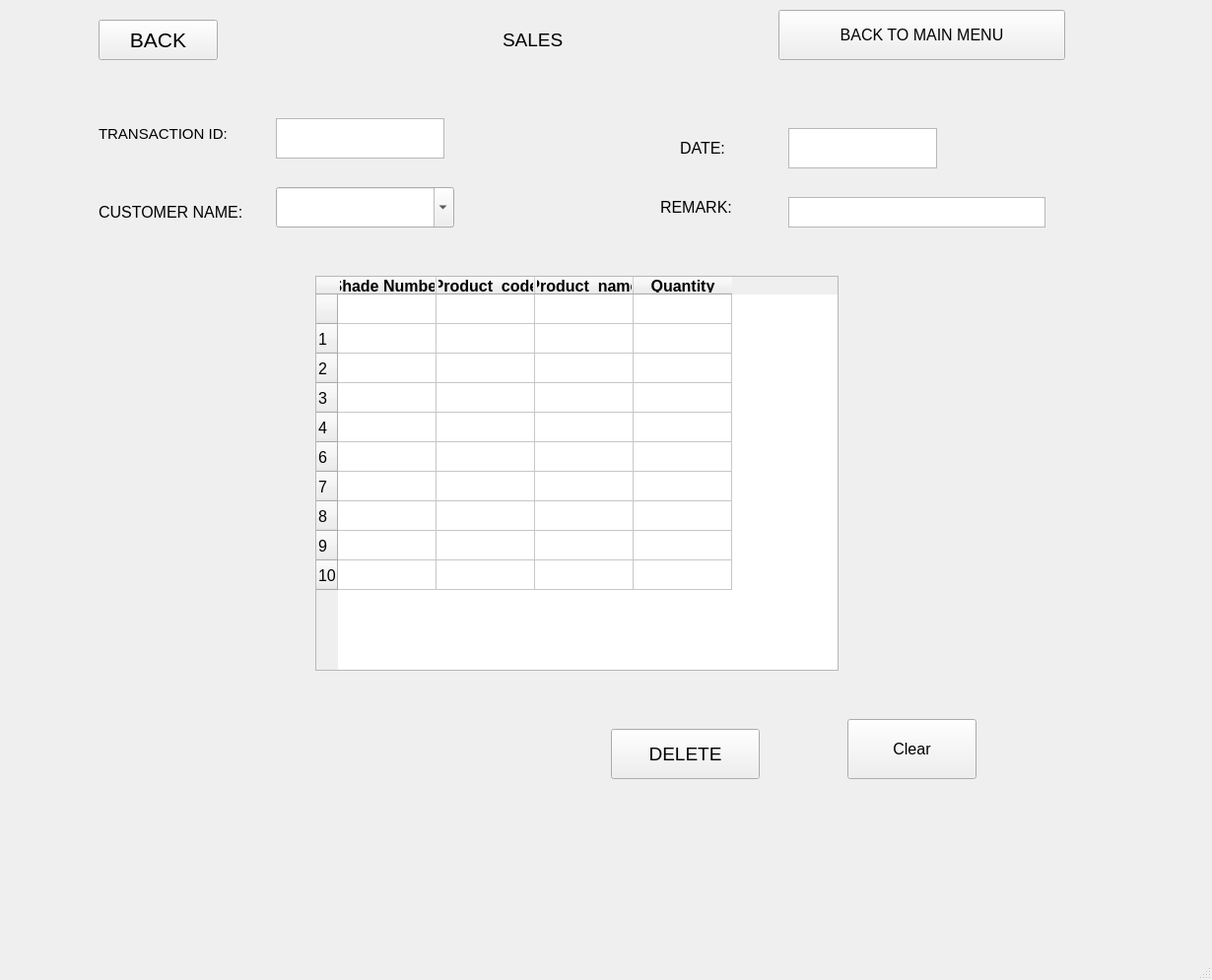
<?xml version="1.0" encoding="UTF-8"?>
<ui version="4.0">
 <class>sales_delete_clear</class>
 <widget class="QMainWindow" name="sales_delete_clear">
  <property name="geometry">
   <rect>
    <x>0</x>
    <y>0</y>
    <width>1230</width>
    <height>995</height>
   </rect>
  </property>
  <property name="font">
   <font>
    <pointsize>12</pointsize>
   </font>
  </property>
  <property name="windowTitle">
   <string>MainWindow</string>
  </property>
  <widget class="QWidget" name="centralwidget">
   <widget class="QPushButton" name="sales_delete_back">
    <property name="geometry">
     <rect>
      <x>100</x>
      <y>20</y>
      <width>121</width>
      <height>41</height>
     </rect>
    </property>
    <property name="font">
     <font>
      <pointsize>16</pointsize>
     </font>
    </property>
    <property name="text">
     <string>BACK</string>
    </property>
   </widget>
   <widget class="QPushButton" name="pushButton_2">
    <property name="geometry">
     <rect>
      <x>790</x>
      <y>10</y>
      <width>291</width>
      <height>51</height>
     </rect>
    </property>
    <property name="text">
     <string>BACK TO MAIN MENU</string>
    </property>
   </widget>
   <widget class="QLabel" name="label">
    <property name="geometry">
     <rect>
      <x>510</x>
      <y>20</y>
      <width>121</width>
      <height>41</height>
     </rect>
    </property>
    <property name="font">
     <font>
      <pointsize>14</pointsize>
     </font>
    </property>
    <property name="text">
     <string>SALES</string>
    </property>
   </widget>
   <widget class="QTableWidget" name="sales_delete_table">
    <property name="geometry">
     <rect>
      <x>320</x>
      <y>280</y>
      <width>531</width>
      <height>401</height>
     </rect>
    </property>
    <row>
     <property name="text">
      <string/>
     </property>
    </row>
    <row>
     <property name="text">
      <string>1</string>
     </property>
    </row>
    <row>
     <property name="text">
      <string>2</string>
     </property>
    </row>
    <row>
     <property name="text">
      <string>3</string>
     </property>
    </row>
    <row>
     <property name="text">
      <string>4</string>
     </property>
    </row>
    <row>
     <property name="text">
      <string>6</string>
     </property>
    </row>
    <row>
     <property name="text">
      <string>7</string>
     </property>
    </row>
    <row>
     <property name="text">
      <string>8</string>
     </property>
    </row>
    <row>
     <property name="text">
      <string>9</string>
     </property>
    </row>
    <row>
     <property name="text">
      <string>10</string>
     </property>
    </row>
    <column>
     <property name="text">
      <string>Shade Number</string>
     </property>
     <property name="font">
      <font>
       <weight>75</weight>
       <bold>true</bold>
      </font>
     </property>
    </column>
    <column>
     <property name="text">
      <string>Product_code</string>
     </property>
     <property name="font">
      <font>
       <weight>75</weight>
       <bold>true</bold>
      </font>
     </property>
    </column>
    <column>
     <property name="text">
      <string>Product_name</string>
     </property>
     <property name="font">
      <font>
       <weight>75</weight>
       <bold>true</bold>
      </font>
     </property>
    </column>
    <column>
     <property name="text">
      <string>Quantity</string>
     </property>
     <property name="font">
      <font>
       <weight>75</weight>
       <bold>true</bold>
      </font>
     </property>
    </column>
   </widget>
   <widget class="QPushButton" name="sales_delete">
    <property name="geometry">
     <rect>
      <x>620</x>
      <y>740</y>
      <width>151</width>
      <height>51</height>
     </rect>
    </property>
    <property name="font">
     <font>
      <pointsize>14</pointsize>
     </font>
    </property>
    <property name="text">
     <string>DELETE</string>
    </property>
   </widget>
   <widget class="QLabel" name="label_2">
    <property name="geometry">
     <rect>
      <x>100</x>
      <y>110</y>
      <width>151</width>
      <height>51</height>
     </rect>
    </property>
    <property name="font">
     <font>
      <pointsize>11</pointsize>
     </font>
    </property>
    <property name="text">
     <string>TRANSACTION ID:</string>
    </property>
   </widget>
   <widget class="QLabel" name="label_3">
    <property name="geometry">
     <rect>
      <x>100</x>
      <y>200</y>
      <width>161</width>
      <height>31</height>
     </rect>
    </property>
    <property name="text">
     <string>CUSTOMER NAME:</string>
    </property>
   </widget>
   <widget class="QLabel" name="label_4">
    <property name="geometry">
     <rect>
      <x>690</x>
      <y>140</y>
      <width>71</width>
      <height>21</height>
     </rect>
    </property>
    <property name="text">
     <string>DATE:</string>
    </property>
   </widget>
   <widget class="QLabel" name="label_5">
    <property name="geometry">
     <rect>
      <x>670</x>
      <y>190</y>
      <width>111</width>
      <height>41</height>
     </rect>
    </property>
    <property name="text">
     <string>REMARK:</string>
    </property>
   </widget>
   <widget class="QListView" name="sales_delete_trans_id">
    <property name="geometry">
     <rect>
      <x>280</x>
      <y>120</y>
      <width>171</width>
      <height>41</height>
     </rect>
    </property>
   </widget>
   <widget class="QListView" name="sales_delete_remark">
    <property name="geometry">
     <rect>
      <x>800</x>
      <y>200</y>
      <width>261</width>
      <height>31</height>
     </rect>
    </property>
   </widget>
   <widget class="QListView" name="sales_delete_date">
    <property name="geometry">
     <rect>
      <x>800</x>
      <y>130</y>
      <width>151</width>
      <height>41</height>
     </rect>
    </property>
   </widget>
   <widget class="QComboBox" name="sales_delete_customer">
    <property name="geometry">
     <rect>
      <x>280</x>
      <y>190</y>
      <width>181</width>
      <height>41</height>
     </rect>
    </property>
    <property name="font">
     <font>
      <pointsize>12</pointsize>
     </font>
    </property>
    <property name="editable">
     <bool>true</bool>
    </property>
    <item>
     <property name="text">
      <string/>
     </property>
    </item>
    <item>
     <property name="text">
      <string>Rajesh</string>
     </property>
    </item>
    <item>
     <property name="text">
      <string>Nishit</string>
     </property>
    </item>
    <item>
     <property name="text">
      <string>Nilay</string>
     </property>
    </item>
    <item>
     <property name="text">
      <string>Parth</string>
     </property>
    </item>
   </widget>
   <widget class="QPushButton" name="sales_delete_clear_2">
    <property name="geometry">
     <rect>
      <x>860</x>
      <y>730</y>
      <width>131</width>
      <height>61</height>
     </rect>
    </property>
    <property name="text">
     <string>Clear</string>
    </property>
   </widget>
  </widget>
  <widget class="QMenuBar" name="menubar">
   <property name="geometry">
    <rect>
     <x>0</x>
     <y>0</y>
     <width>1230</width>
     <height>26</height>
    </rect>
   </property>
  </widget>
  <widget class="QStatusBar" name="statusbar"/>
 </widget>
 <resources/>
 <connections/>
</ui>
